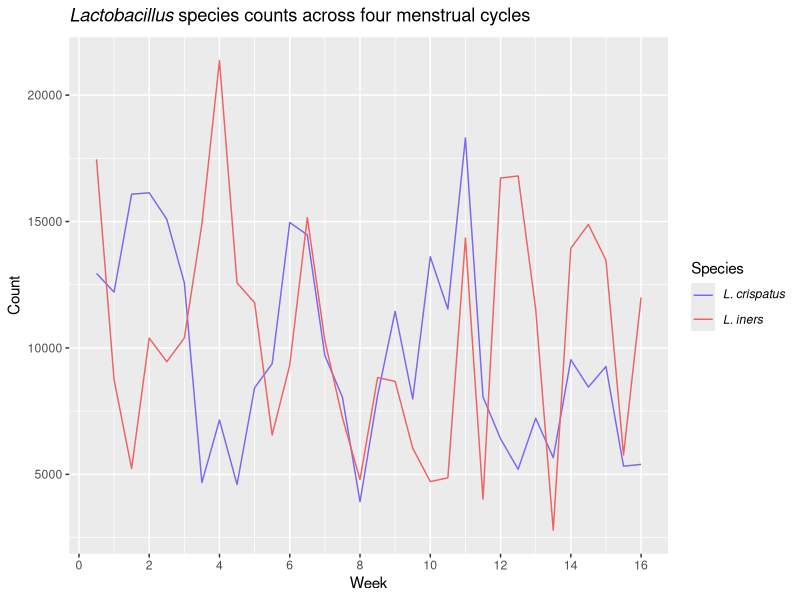
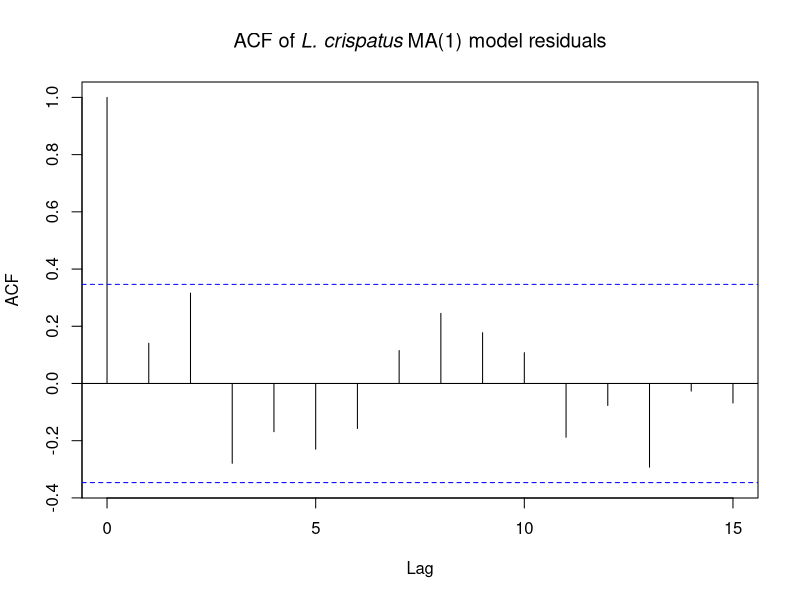
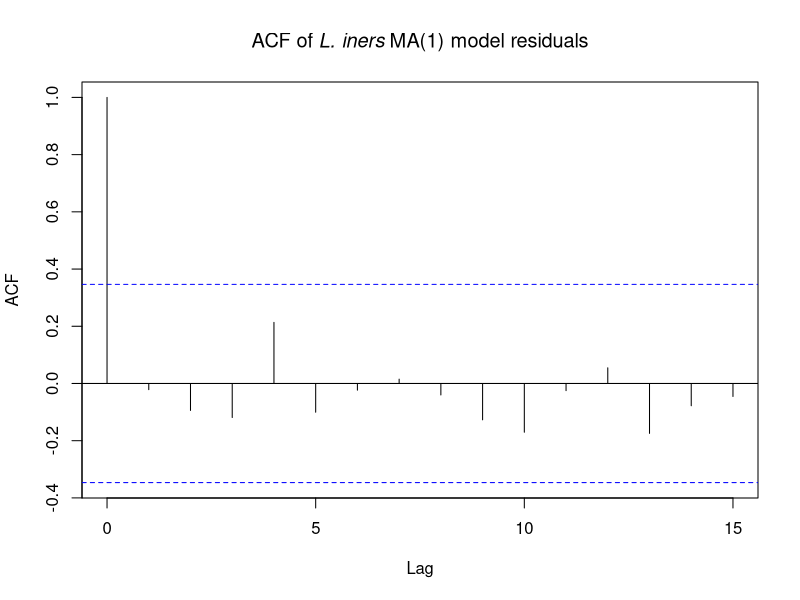
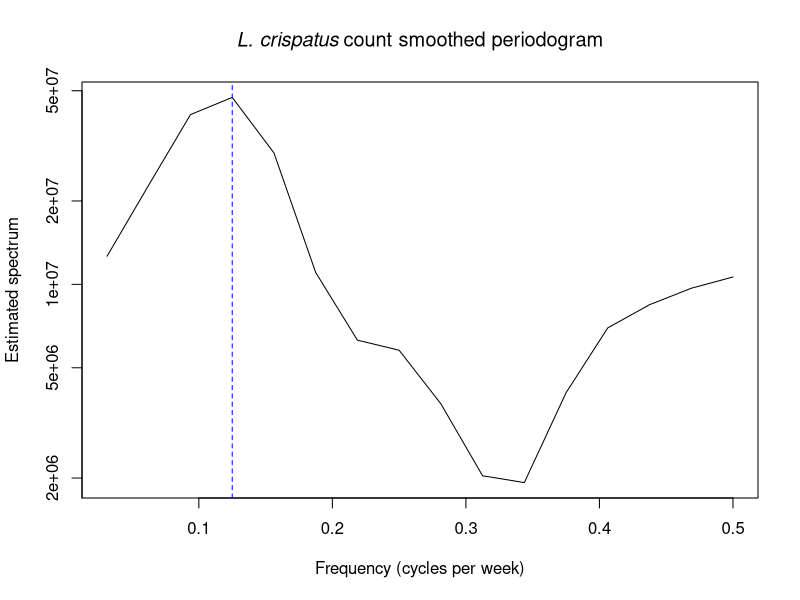
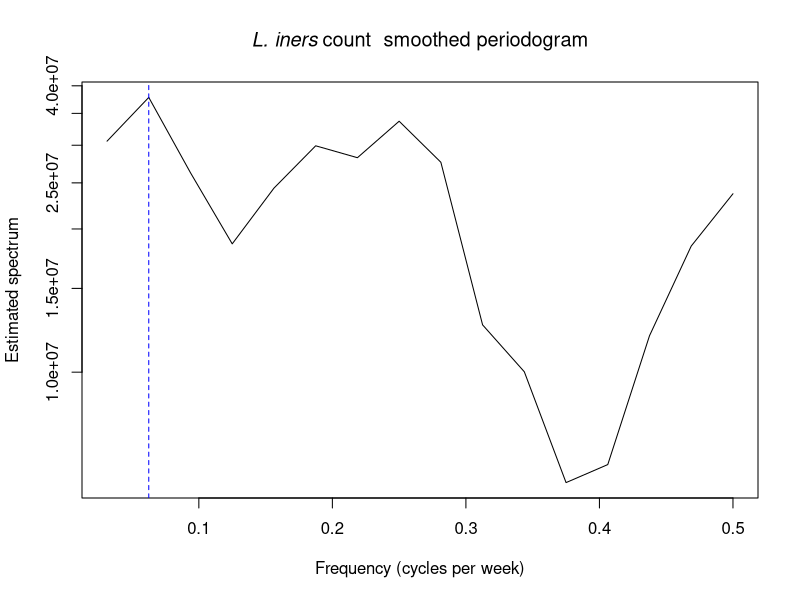

Write R code to recreate these figures, in order.
## ---- chunk 1
library(ggplot2)
subject6<-read.csv(file="subject6counts.csv", header=T)
crisp<-subject6[,c(4,13)]
crisp$Species<-"lcrisp"
crisp$count<-crisp$lcrisp
crisp<-crisp[,2:4]
iners<-subject6[,c(5,13)]
iners$Species<-"liners"
iners$count<-iners$liners
iners<-iners[,2:4]
subject6_long<-rbind(crisp,iners)
ggplot(subject6_long,aes(week,count,color=Species))+xlab("Week")+ylab("Count")+geom_line()+scale_color_manual(values=c("mediumslateblue","indianred2"),labels=c(expression(italic("L. crispatus")),expression(italic("L. iners"))))+scale_x_continuous(breaks=c(0,2,4,6,8,10,12,14,16))+ggtitle(expression(italic("Lactobacillus")~"species counts across four menstrual cycles"))+theme(legend.text.align = 0)
## ---- chunk 2
crisp_count<-crisp[,3]
aic_table <- function(data,P,Q){
  table <- matrix(NA,(P+1),(Q+1))
  for(p in 0:P) {
    for(q in 0:Q) {
       table[p+1,q+1] <- arima(data,order=c(p,0,q))$aic
    }
  }
  dimnames(table) <- list(paste("<b> AR",0:P, "</b>", sep=""),paste("MA",0:Q,sep=""))
  table
}
crisp_aic_table <- aic_table(crisp_count,4,5)
require(knitr)
kable(crisp_aic_table,digits=2,"markdown",hline.after=c(1))
## ---- chunk 3
iners_count<-iners[,3]
iners_aic_table <- aic_table(iners_count,4,5)
require(knitr)
kable(iners_aic_table,digits=2)
## ---- chunk 4
crisp_ma2<-arima(crisp_count,order=c(0,0,2))
crisp_ma2
## ---- chunk 5
crisp_ma2_roots<-polyroot(c(1,coef(crisp_ma2)[c("ma1","ma2")]))
crisp_ma2_roots
## ---- chunk 6
crisp_ma1<-arima(crisp_count,order=c(0,0,1))
crisp_ma1
## ---- chunk 7
crisp_ma1_roots<-polyroot(c(1,coef(crisp_ma1)[c("ma1")]))
crisp_ma1_roots
## ---- chunk 8
acf(resid(crisp_ma1),main=expression("ACF of"~italic("L. crispatus")~"MA(1) model residuals"))
## ---- chunk 9
crisp_arma11<-arima(crisp_count,order=c(1,0,1))
crisp_arma11
## ---- chunk 10
crisp_arma11_roots<-polyroot(c(1,-coef(crisp_arma11)[c("ar1")],coef(crisp_arma11)[c("ma1")]))
crisp_arma11_roots
## ---- chunk 11
dchisq(3.18,1)
## ---- chunk 12
iners_ma1<-arima(iners_count,order=c(0,0,1))
iners_ma1
## ---- chunk 13
iners_ma1_roots<-polyroot(c(1,coef(iners_ma1)[c("ma1")]))
iners_ma1_roots
## ---- chunk 14
acf(resid(iners_ma1),main=expression("ACF of"~italic("L. iners")~"MA(1) model residuals"))
## ---- chunk 15
crisp_spec_smooth<-spectrum(crisp_count,spans=c(3,3),main=expression(italic("L. crispatus")~"count smoothed periodogram"),xlab="Frequency (cycles per week)",ylab="Estimated spectrum",ci=0,sub="")
abline(v=.125,lty="dashed",col="blue")
crisp_freq<-crisp_spec_smooth$freq[which.max(crisp_spec_smooth$spec)]
cat("L. crispatus dominant frequency:",crisp_freq,"cycles per week")
iners_spec_smooth<-spectrum(iners_count,spans=c(3),main=expression(italic("L. iners")~"count  smoothed periodogram"),xlab="Frequency (cycles per week)",ylab="Estimated spectrum",ci=0,sub="")
abline(v=.0625,lty="dashed",col="blue")
iners_freq<-iners_spec_smooth$freq[which.max(iners_spec_smooth$spec)]
cat("L. iners dominant frequency:",iners_freq,"cycles per week")
## ---- chunk 16
crisp_sarma_11x10<-arima(crisp_count,order=c(1,0,1),seasonal=list(order=c(1,0,0),period=8))
crisp_sarma_11x10
crisp_sarma_11x01<-arima(crisp_count,order=c(1,0,1),seasonal=list(order=c(0,0,1),period=8))
crisp_sarma_11x01
crisp_sarma_11x11<-arima(crisp_count,order=c(1,0,1),seasonal=list(order=c(1,0,1),period=8))
crisp_sarma_11x11
## ---- chunk 17
dchisq(1.2,1)
## ---- chunk 18
dchisq(2.98,1)
## ---- chunk 19
iners_sarma_01x10<-arima(iners_count,order=c(0,0,1),seasonal=list(order=c(1,0,0),period=8))
iners_sarma_01x10
iners_sarma_01x01<-arima(iners_count,order=c(0,0,1),seasonal=list(order=c(0,0,1),period=8))
iners_sarma_01x01
iners_sarma_01x11<-arima(iners_count,order=c(0,0,1),seasonal=list(order=c(1,0,1),period=8))
iners_sarma_01x11
## ---- chunk 20
dchisq(0.2,1)
## ---- chunk 21
week<-crisp[,1]
crisp_trend<-arima(x=crisp_count,order=c(1,0,1),xreg=week)
crisp_trend
## ---- chunk 22
mens<-subject6[,11]
crisp_mens<-arima(x=crisp_count,order=c(1,0,1),xreg=mens)
crisp_mens
## ---- chunk 23
week_mens<-cbind(week,mens)
crisp_trend_mens<-arima(x=crisp_count,order=c(1,0,1),xreg=week_mens)
crisp_trend_mens
## ---- chunk 24
dchisq(8.14,1)
## ---- chunk 25
dchisq(2.54,1)
## ---- chunk 26
iners_trend<-arima(x=iners_count,order=c(0,0,1),xreg=week)
iners_trend
## ---- chunk 27
iners_mens<-arima(x=iners_count,order=c(0,0,1),xreg=mens)
iners_mens
## ---- chunk 28
iners_trend_mens<-arima(x=iners_count,order=c(0,0,1),xreg=week_mens)
iners_trend_mens
